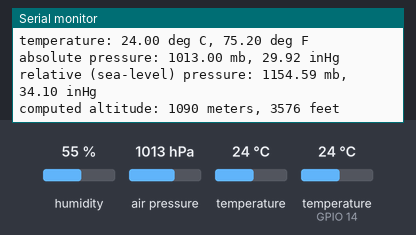
The sketch below on a simulated ESP8266 (NodeMCU). Parts: the last lines printed to the serial monitor. The test bench sets the inputs (shaded band); at power-on: humidity 55 %, air pressure 1013 hPa, temperature 24 °C, temperature (sensor on GPIO 14) 24 °C. WiFi joins after 1.5 s; servers stay silent unless stated.

Above: at 1.2 s.
1.3 s: humidity set to 22 %
3.0 s: air pressure set to 952 hPa
At 4.6 s:
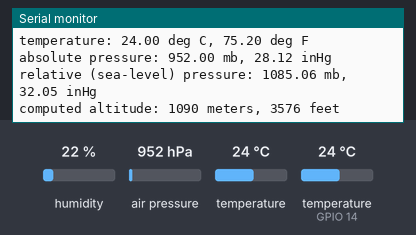
4.7 s: temperature (sensor 0) set to 12 °C
6.4 s: humidity set to 40 %
8.1 s: air pressure set to 1000 hPa
At 9.8 s:
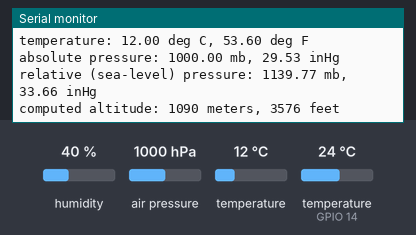
Timing chart, 0 to 11.3 s (numbered marks = the images above; inputs shaded):
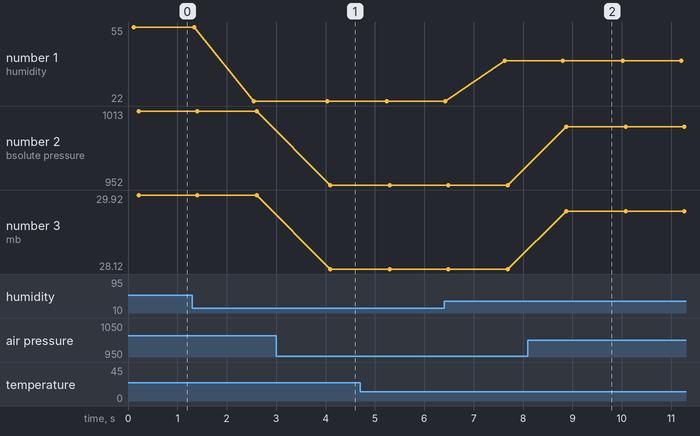

The sketch:

Bee_Hive_clint1.ino
```cpp
#include "DHT.h"
#define DHTPIN 14
#define DHTTYPE DHT11
#include <Arduino.h>
#include <SFE_BMP180.h>
#include <Wire.h>
SFE_BMP180 pressure;
#define ALTITUDE 1090.0
#define BLYNK_PRINT Serial
#include <ESP8266WiFi.h>
#include <BlynkSimpleEsp8266.h>
WidgetBridge bridge1(V1);
DHT dht(DHTPIN, DHTTYPE);
char auth[] = "PnLrwQESnDQQGPGQ2LdzGug6OSWk2wGy";//clint id board1
char ssid[] = "new1";
char pass[] = "123456789";
BLYNK_CONNECTED() {
  bridge1.setAuthToken("zj0-ZLPzY8AMpaU5sDFU0fr3LQARTA1g");// server id
}
void setup() {
  Serial.begin(9600);
  Serial.println("Bee Hive Monitoring Syatem : Board_3");
  Serial.println("Board_2 id : PnLrwQESnDQQGPGQ2LdzGug6OSWk2wGy");
  Serial.println("Board_1 id : zj0-ZLPzY8AMpaU5sDFU0fr3LQARTA1g");
  dht.begin();
  Wire.begin();
  WiFi.begin(ssid, pass);
  Blynk.config(auth);
  while (!Serial);
  if (pressure.begin())
    Serial.println("BMP180 init success");
  else
  {
    // Oops, something went wrong, this is usually a connection problem,
    // see the comments at the top of this sketch for the proper connections.

    Serial.println("BMP180 init fail\n\n");
    while (1); // Pause forever.
  }
}
void loop() {
  float h3 = dht.readHumidity();
  Serial.print(String("humidity: ") + h3);
  Blynk.virtualWrite(21, h3);
  bridge1.virtualWrite(V21, h3);

  char status;
  double T, P, p0, a;

  Serial.println();
  Serial.print("provided altitude: ");
  Serial.print(ALTITUDE, 0);
  Serial.print(" meters, ");
  Serial.print(ALTITUDE * 3.28084, 0);
  Serial.println(" feet");


  status = pressure.startTemperature();
  if (status != 0)
  {
    // Wait for the measurement to complete:
    delay(status);

    status = pressure.getTemperature(T);
    if (status != 0)
    {
      // Print out the measurement:
      Serial.print("temperature: ");
      Serial.print(T, 2);
      Serial.print(" deg C, ");
      Serial.print((9.0 / 5.0)*T + 32.0, 2);
      Serial.println(" deg F");

      Blynk.virtualWrite(20, T);
      bridge1.virtualWrite(V20, T);

      status = pressure.startPressure(3);
      if (status != 0)
      {
        delay(status);

        status = pressure.getPressure(P, T);
        if (status != 0)
        {
          // Print out the measurement:
          Serial.print("absolute pressure: ");
          Serial.print(P, 2);
          Serial.print(" mb, ");
          Blynk.virtualWrite(22, P);
          bridge1.virtualWrite(V22, P);
          Serial.print(P * 0.0295333727, 2);
          Serial.println(" inHg");

          p0 = pressure.sealevel(P, ALTITUDE); // we're at 1655 meters (Boulder, CO)
          Serial.print("relative (sea-level) pressure: ");
          Serial.print(p0, 2);
          Serial.print(" mb, ");
          Serial.print(p0 * 0.0295333727, 2);
          Serial.println(" inHg");

          a = pressure.altitude(P, p0);
          Serial.print("computed altitude: ");
          Serial.print(a, 0);
          Serial.print(" meters, ");
          Serial.print(a * 3.28084, 0);
          Serial.println(" feet");
        }
        else Serial.println("error retrieving pressure measurement\n");
      }
      else Serial.println("error starting pressure measurement\n");
    }
    else Serial.println("error retrieving temperature measurement\n");
  }
  else Serial.println("error starting temperature measurement\n");
  Blynk.run();
  delay(1000);
}
```

Measured:
- after the input at 3.0 s, the serial monitor: prints a new line after 1.1 s (image 1)
- after the input at 8.1 s, the serial monitor: prints a new line after 0.77 s (image 2)
- plotted number 1: 55 → 22 after the input at 1.3 s, 22 → 40 after the input at 6.4 s
- plotted number 2: 1013 → 952 after the input at 3.0 s, 952 → 1000 after the input at 8.1 s
- plotted number 3: 29.92 → 28.12 after the input at 3.0 s, 28.12 → 29.53 after the input at 8.1 s
